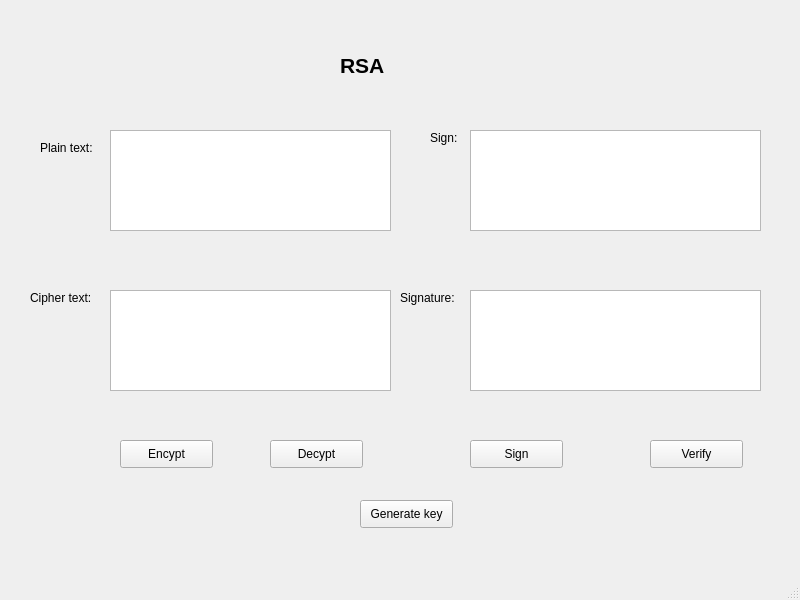
<?xml version="1.0" encoding="UTF-8"?>
<ui version="4.0">
 <class>MainWindow</class>
 <widget class="QMainWindow" name="MainWindow">
  <property name="geometry">
   <rect>
    <x>0</x>
    <y>0</y>
    <width>800</width>
    <height>600</height>
   </rect>
  </property>
  <property name="windowTitle">
   <string>MainWindow</string>
  </property>
  <widget class="QWidget" name="centralwidget">
   <widget class="QLabel" name="label">
    <property name="geometry">
     <rect>
      <x>340</x>
      <y>40</y>
      <width>61</width>
      <height>51</height>
     </rect>
    </property>
    <property name="font">
     <font>
      <pointsize>16</pointsize>
      <weight>75</weight>
      <bold>true</bold>
     </font>
    </property>
    <property name="text">
     <string>RSA</string>
    </property>
   </widget>
   <widget class="QLabel" name="label_2">
    <property name="geometry">
     <rect>
      <x>40</x>
      <y>140</y>
      <width>61</width>
      <height>16</height>
     </rect>
    </property>
    <property name="text">
     <string>Plain text:</string>
    </property>
   </widget>
   <widget class="QLabel" name="label_3">
    <property name="geometry">
     <rect>
      <x>30</x>
      <y>290</y>
      <width>71</width>
      <height>16</height>
     </rect>
    </property>
    <property name="text">
     <string>Cipher text:</string>
    </property>
   </widget>
   <widget class="QLabel" name="label_4">
    <property name="geometry">
     <rect>
      <x>430</x>
      <y>130</y>
      <width>55</width>
      <height>16</height>
     </rect>
    </property>
    <property name="text">
     <string>Sign:</string>
    </property>
   </widget>
   <widget class="QLabel" name="label_5">
    <property name="geometry">
     <rect>
      <x>400</x>
      <y>290</y>
      <width>61</width>
      <height>16</height>
     </rect>
    </property>
    <property name="text">
     <string>Signature:</string>
    </property>
   </widget>
   <widget class="QTextEdit" name="txt_plaintext">
    <property name="geometry">
     <rect>
      <x>110</x>
      <y>130</y>
      <width>281</width>
      <height>101</height>
     </rect>
    </property>
   </widget>
   <widget class="QTextEdit" name="txt_ciphertext">
    <property name="geometry">
     <rect>
      <x>110</x>
      <y>290</y>
      <width>281</width>
      <height>101</height>
     </rect>
    </property>
   </widget>
   <widget class="QTextEdit" name="txt_sign">
    <property name="geometry">
     <rect>
      <x>470</x>
      <y>130</y>
      <width>291</width>
      <height>101</height>
     </rect>
    </property>
   </widget>
   <widget class="QTextEdit" name="txt_verify">
    <property name="geometry">
     <rect>
      <x>470</x>
      <y>290</y>
      <width>291</width>
      <height>101</height>
     </rect>
    </property>
   </widget>
   <widget class="QPushButton" name="btn_encrypt">
    <property name="geometry">
     <rect>
      <x>120</x>
      <y>440</y>
      <width>93</width>
      <height>28</height>
     </rect>
    </property>
    <property name="text">
     <string>Encypt</string>
    </property>
   </widget>
   <widget class="QPushButton" name="btn_decrypt">
    <property name="geometry">
     <rect>
      <x>270</x>
      <y>440</y>
      <width>93</width>
      <height>28</height>
     </rect>
    </property>
    <property name="text">
     <string>Decypt</string>
    </property>
   </widget>
   <widget class="QPushButton" name="btn_verify">
    <property name="geometry">
     <rect>
      <x>650</x>
      <y>440</y>
      <width>93</width>
      <height>28</height>
     </rect>
    </property>
    <property name="text">
     <string>Verify</string>
    </property>
   </widget>
   <widget class="QPushButton" name="btn_generatekeys">
    <property name="geometry">
     <rect>
      <x>360</x>
      <y>500</y>
      <width>93</width>
      <height>28</height>
     </rect>
    </property>
    <property name="text">
     <string>Generate key</string>
    </property>
   </widget>
   <widget class="QPushButton" name="btn_sign">
    <property name="geometry">
     <rect>
      <x>470</x>
      <y>440</y>
      <width>93</width>
      <height>28</height>
     </rect>
    </property>
    <property name="text">
     <string>Sign</string>
    </property>
   </widget>
  </widget>
  <widget class="QMenuBar" name="menubar">
   <property name="geometry">
    <rect>
     <x>0</x>
     <y>0</y>
     <width>800</width>
     <height>26</height>
    </rect>
   </property>
  </widget>
  <widget class="QStatusBar" name="statusbar"/>
 </widget>
 <resources/>
 <connections/>
</ui>
